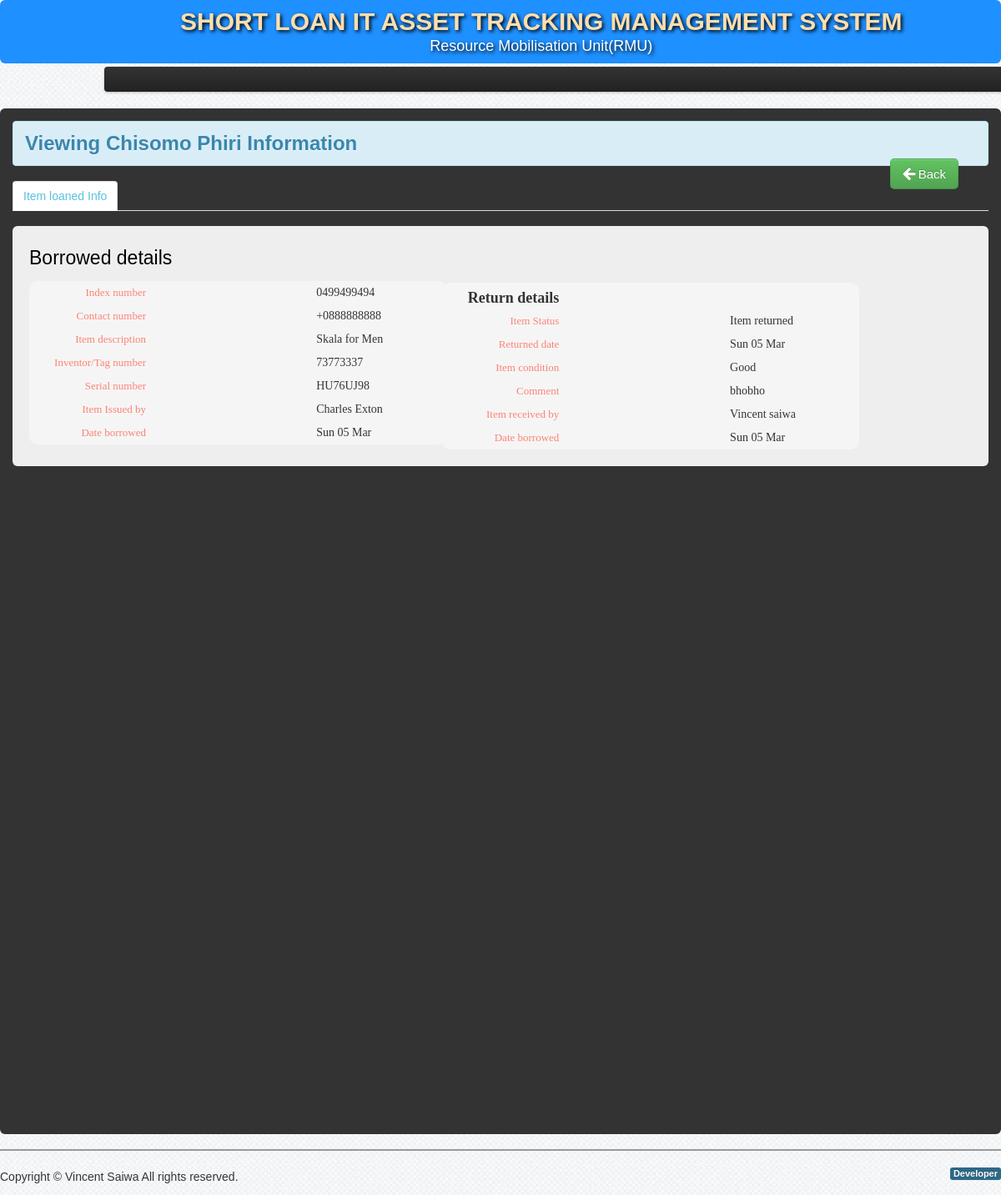
The page /Admin/more_details.php?id=278 (signed in) on the database its author committed.
### tables this page shows
CREATE TABLE `employee` (
  `employeeID` int(11) NOT NULL,
  `index_No` varchar(50) NOT NULL,
  `serial_no` varchar(34) NOT NULL,
  `fname` varchar(50) NOT NULL,
  `phone` varchar(100) NOT NULL,
  `item_description` varchar(100) NOT NULL,
  `tagNo` varchar(100) NOT NULL,
  `returned_by` varchar(100) NOT NULL,
  `admin_id` int(244) NOT NULL,
  `date_posted` int(244) NOT NULL
);

CREATE TABLE `returned_by` (
  `returned_id` int(11) NOT NULL,
  `item_condition` varchar(34) NOT NULL,
  `comment` varchar(100) NOT NULL,
  `employeeID` int(11) NOT NULL,
  `witness_id` varchar(255) NOT NULL,
  `User_id` varchar(3) NOT NULL,
  `date_returned` varchar(233) NOT NULL,
  `returned` varchar(233) NOT NULL
);

CREATE TABLE `user` (
  `User_id` int(11) NOT NULL,
  `index_no` int(34) NOT NULL,
  `UserName` varchar(50) NOT NULL,
  `Password` varchar(50) NOT NULL,
  `fullname_user` varchar(200) NOT NULL,
  `User_Type` varchar(50) NOT NULL,
  `date_registered` varchar(200) NOT NULL,
  `registered_by` varchar(200) NOT NULL,
  `status` varchar(34) NOT NULL
);

### Admin/show_user.php (the view, shortened to what this page needs)
<div class="row-fluid">
    <div class="span12">
        <div class="row-fluid">
            <div class="span6">
            <?php
                $edit_query=mysqli_query($conn,"select * from employee ,user , returned_by  where employee.employeeID='$get_id' AND employee.employeeID=returned_by.employeeID AND user.User_id=employee.admin_id")or die(mysqli_error());
                $row=mysqli_fetch_array($edit_query);
            ?>
                <div class="form-horizontal">
                    <fieldset>
                    <table id="check100">
                        <tr >
                            <p style="font-size:23px; color: black;">Borrowed details</p>
                        </tr>
                        <tr>
                            <td><label class="control-label" for="input01" style="color: salmon;">Index number</label></td>
                            <td><div class="controls">
                                <?php echo  $row['index_No']; ?>
                            </div> </td>
                        </tr>
                        <tr>
                            <td><label class="control-label" for="input01" style="color: salmon;">Contact number</label></td>
                            <td><div class="controls">
                                <?php echo  $row['phone']; ?>
                            </div> </td>
                        </tr>
                        <tr>
                            <td><label class="control-label" for="input01" style="color: salmon;">Item description</label></td>
                            <td><div class="controls">
                                <?php echo  $row['item_description']; ?>
                            </div> </td>
                        </tr>
                        <tr>
                            <td><label class="control-label" for="input01" style="color: salmon;">Inventor/Tag number</label></td>
                            <td><div class="controls">
                                <?php echo  $row['tagNo']; ?>
                            </div> </td>
                        </tr>
                        <tr>
                            <td><label class="control-label" for="input01" style="color: salmon;">Serial number</label></td>
                            <td><div class="controls">
                                <?php echo  $row['serial_no']; ?>
                            </div> </td>
                        </tr>
                        <tr>
                            <td><label class="control-label" for="input01" style="color: salmon;">Item Issued by</label></td>
                            <td><div class="controls">
                                <?php echo  $row['fullname_user']; ?>
                            </div> </td>
                        </tr>
                        <tr>
                            <td><label class="control-label" for="input01" style="color: salmon;">Date borrowed</label></td>
                            <td><div class="controls">
                                <?php echo date('D d M', $row['date_posted']) ?>
                            </div> </td>
                        </tr>
                    </table>
                    <table id="check101">
                        <tr>
                            <th>
                                <h3 class="control-label" for="input01" >Return details</h3>
                            </th>
                        </tr>
                        <tr>
                            <td><label class="control-label" for="input01" style="color: salmon;">Item Status</label></td>
                            <td><div class="controls">
                                <?php echo  $row['returned']; ?>
                            </div> </td>
                        </tr>
                        <tr>
                            <td><label class="control-label" for="input01" style="color: salmon;">Returned date</label></td>
                            <td><div class="controls">
                                <?php echo date('D d M', $row['date_posted']) ?>
                            </div> </td>
                        </tr>
                        <tr>
                            <td><label class="control-label" for="input01" style="color: salmon;">Item condition</label></td>
                            <td><div class="controls">
                                <?php echo  $row['item_condition']; ?>
                            </div> </td>
                        </tr>
                        <tr>
                            <td><label class="control-label" for="input01" style="color: salmon;">Comment</label></td>
                            <td><div class="controls">
                                <?php echo  $row['comment']; ?>
                            </div> </td>
                        </tr>
                        <tr>
                            <td><label class="control-label" for="input01" style="color: salmon;">Item received by</label></td>
                            <td><div class="controls">
                                <?php echo  $row['witness_id']; ?>
                            </div> </td>
                        </tr>
                        <tr>
                            <td><label class="control-label" for="input01" style="color: salmon;">Date borrowed</label></td>
                            <td><div class="controls">
                                <?php echo date('D d M', $row['date_returned']) ?>
                            </div> </td>
                        </tr>
                    </table>
                </fieldset>
                </div>
            </div>
            </div>
        </div>
    </div>
                        </div>

### Admin/more_details.php (shortened to what this page needs)
<?php include('dbcon.php'); include('session.php');include('header.php');  $get_id=$_GET['id'];?>
<body>
 <?php include('nav-top.php'); ?>
    <div class="navbar navbar-fixed-top1">
        <div class="navbar-inner">
        </div>
    </div>
    <div class="">
        <div id="element" class="hero-body-add">
            <div class="alert alert-info">
                <h2>Viewing
                    <?php
                        $name_query=mysqli_query($conn,"select * from employee where employeeID='$get_id'")or die(mysqli_error());
                        $name_row=mysqli_fetch_array($name_query);
                        echo $name_row['fname'];
                    ?>
                    Information
                </h2>
                <div class="pull-right">
                    <a class="btn btn-success btn-large"  data-original-title="Back?" href="home.php">  <i class="icon-arrow-left icon-large"></i>&nbsp;Back</a>
                </div>
            </div>
            <ul class="nav nav-tabs" id="myTab">
                <li class="active"><a href="#home"><font color="#5bc0de">Item loaned Info</font></a></li>
            </ul>
            <form method="post" enctype="multipart/form-data">
                <div class="tab-content">
                    <div class="tab-pane active" id="home">
                        <div class="hero-unit">
                            <?php
                                include('show_user.php');
                            ?>
                        </div>
                    </div>
                </div>
        </div>
        <?php include('footer.php');?>
</body>

### css/style.css (style rules this page uses)
* { margin:0; padding:0; }
body { font-family:"Trebuchet MS", "Myriad Pro", Arial, sans-serif; font-size:14px; background: #fff url(../img/bg.png) repeat top left; color:#333; text-shadow:0px 0px 0px #fff;; }
a { color:#777; }
p { padding:5px 0px; }

### Admin/show_user.php (style rules this page uses)
#check100 { border-color: darkred; width: 500px; background-color: whitesmoke; border-radius: 10PX; }
#check101 { background-color: whitesmoke; float: right; margin-top: -35%; margin-right: -80%; width: 500px; border-radius: 10px; }

### rows shown on the page
employee: fname "Chisomo Phiri"
returned_by: employeeID.index_No "0499499494", employeeID.phone "+0888888888", employeeID.item_description "Skala for Men", employeeID.tagNo "73773337", employeeID.serial_no "HU76UJ98", user.fullname_user "Charles Exton", employeeID.date_posted "Sun 05 Mar", returned "Item returned", item_condition "Good", comment "bhobho", witness "Vincent saiwa", date_returned "Sun 05 Mar"
